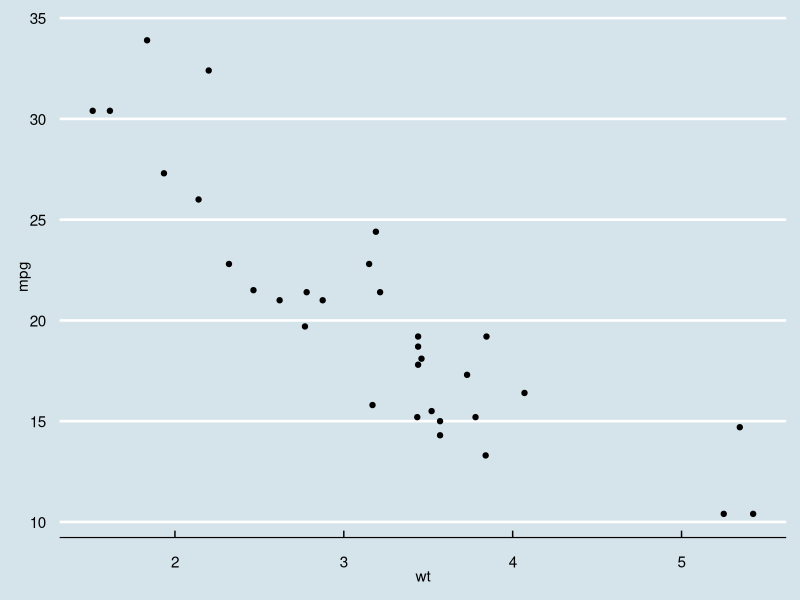

This chart was generated by the following R code:
# install.packages('ggthemes')
library(ggplot2)
library(ggthemes)

#theme_set(theme_minimal())

pl <- ggplot(mtcars, aes(x=wt,y=mpg)) + geom_point()

print(pl + theme_economist())